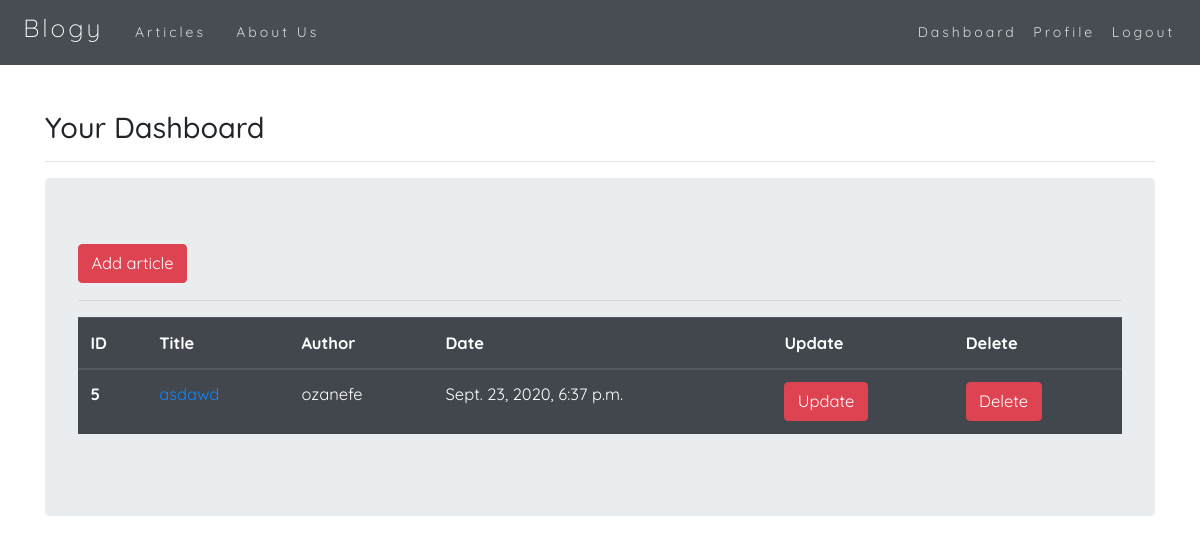
The page /user/dashboard/ (signed in) on the database its author committed.
### article/models.py (models this page shows, shortened)
class Article(models.Model):
    author = models.ForeignKey("auth.User", on_delete=models.CASCADE) #on_delete=models.CASCADE sayesinde user silince tüm verileri de silinir
    title = models.CharField(max_length = 50) #,verbose_name = "blabla" yaparsan admin panelde ismi blabla olur
    content = RichTextField() #,verbose_name = "blabla" yaparsan admin panelde ismi blabla olur
    created_date = models.DateTimeField(auto_now_add=True)#auto_now_add=True sayesinde o anki tarihi oto alır
    article_image = models.FileField(upload_to='article_pics',blank = True,null=True,verbose_name="Add Image")
    class Meta:
        ordering = ['-created_date']

### user/views.py (the view)
# urls.py: path('dashboard/',views.dashboard,name = "dashboard"),
@login_required(login_url= "user:login")
def dashboard(request):
    articles = Article.objects.filter(author = request.user)
    context = {
        "articles":articles
    }
    return render(request,"dashboard.html",context)

### templates/dashboard.html (shortened to what this page needs)
{% extends "layout.html" %}
{% block blogbody %}
<h3>Your Dashboard</h3>
<hr>
{% if articles %}
    <div class="jumbotron" style="opacity: 0.93;">
        <a class="btn btn-danger" href="{% url 'article:addArticle' %}">Add article</a>
        <br>
        <hr>
    <table class="table table-hover table-dark">
        <thead>
            <tr>
            <th scope="col">ID</th>
            <th scope="col">Title</th>
            <th scope="col">Author</th>
            <th scope="col">Date</th>
            <th scope="col">Update</th>
            <th scope="col">Delete</th>
            </tr>
        </thead>
        <tbody>
            {% for article in articles %}
            <tr>
                <th scope="row">{{article.id}}</th>
                <td><a href="{% url 'article:detail' article.id %}">{{article.title}}</a></td>
                <td>{{article.author.username}}</td>
                <td>{{article.created_date}}</td>
                <td>
                    <a href="{% url 'article:updateArticle' article.id %}" class="btn btn-danger">Update</a>
                </td>
                <td>
                    <a href="{% url 'article:deleteArticle' article.id %}" class="btn btn-danger">Delete</a>
                </td>
            </tr>
            {% endfor %}
        </tbody>
        </table>
    </div>
{% endif %}
{% endblock %}

### static/css/cover1.css (style rules this page uses)
body { background-image: url(/static/images/sample1.jpg); background-size: 1800px 900px; background-repeat: no-repeat; background-position: top; background-attachment: fixed; }

### static/css/style.css (style rules this page uses)
html, body { margin: 0; padding: 0; box-sizing: border-box; font-family: "Quicksand", sans-serif; font-size: 100%; font-size: 16.5px; }

### rows shown on the page
Article: id "5", title "asdawd", author.username "ozanefe", created_date "Sept. 23, 2020, 6:37 p.m."
